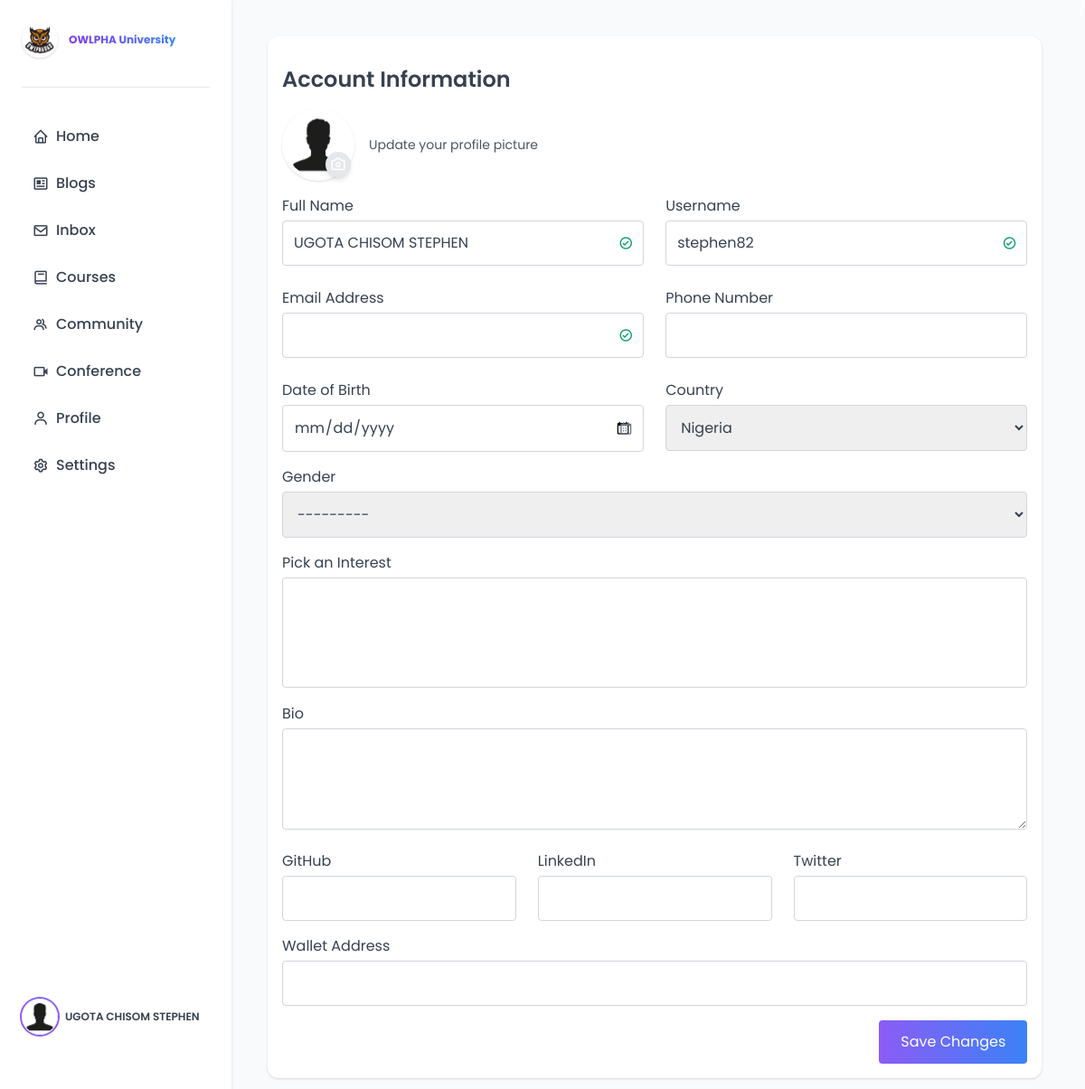
The app's page /account/user/settings/ (signed in), older data.
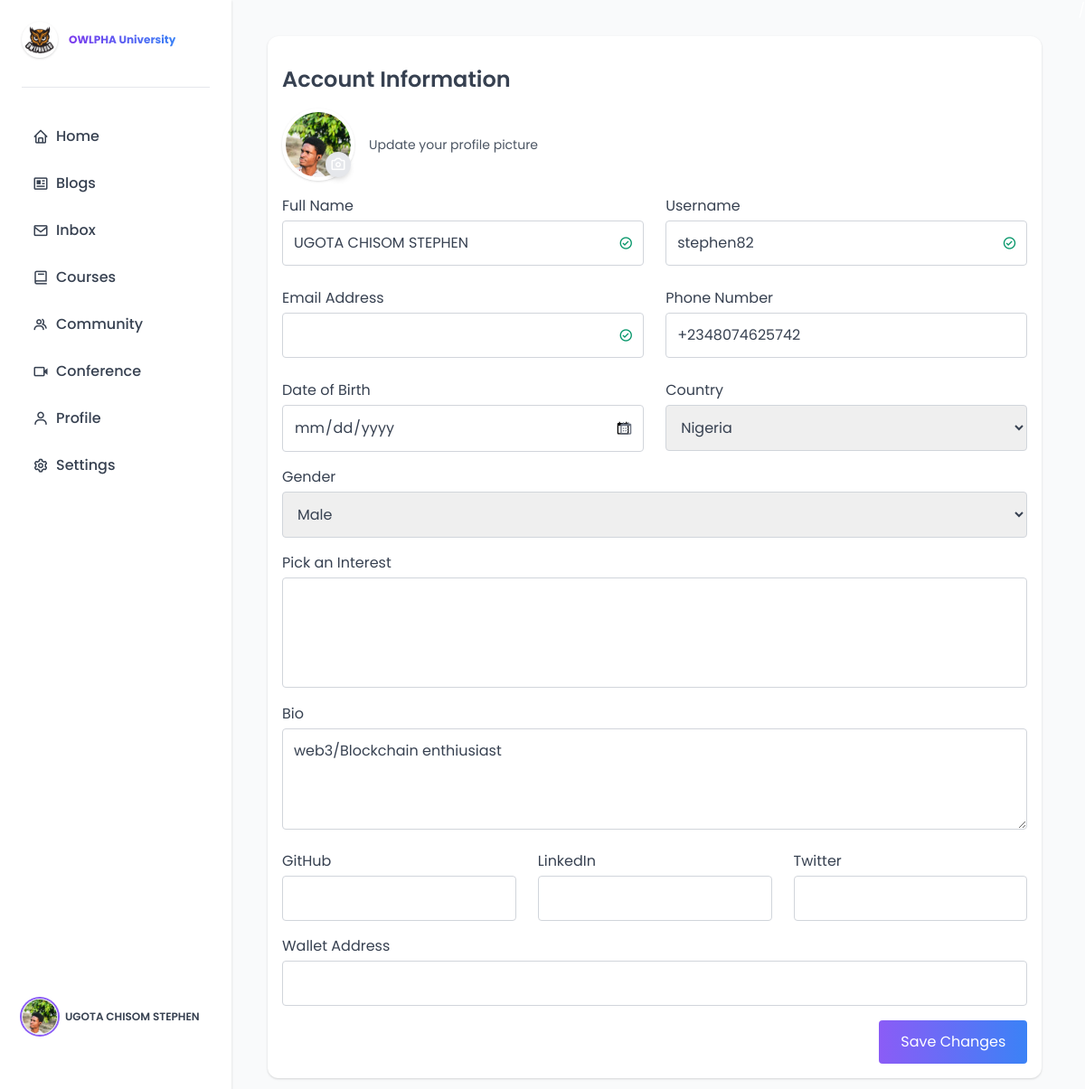
The same page, newer data.
### accounts/models.py (models this page shows, shortened)
class User(AbstractBaseUser, PermissionsMixin):  # Add PermissionsMixin here
    name = models.CharField(max_length=50, blank=False)
    username = models.CharField(max_length=50, unique=True, blank=False)
    email = models.EmailField(unique=True, blank=False)
    new_email = models.EmailField(blank=True, null=True, unique=True)
    country = CountryField(blank=False, blank_label='Select Country',)
    date_joined = models.DateTimeField(default=timezone.now)
    is_active = models.BooleanField(default=False)
    is_staff = models.BooleanField(default=False)
    is_superuser = models.BooleanField(default=False)
    is_verified = models.BooleanField(default=False)
    referral_code = models.CharField(max_length=10, blank=True, null=True)
    objects = UsersManager()
    USERNAME_FIELD = 'email'
    REQUIRED_FIELDS = ['name', 'username', 'country']
    class Meta:
        verbose_name_plural = 'My User'

class UserProfile(models.Model):
    user = models.OneToOneField(settings.AUTH_USER_MODEL, on_delete=models.CASCADE, related_name='profile')
    bio = models.TextField(blank=True, null=True)
    profile_image = models.ImageField(upload_to='profiles/', blank=True, null=True)
    phone_number = PhoneNumberField(blank=True, null=True, region='NG')
    gender = models.CharField(
        max_length=10,
        blank=True,
        choices=[
            ('male', 'Male'),
            ('female', 'Female'),
            ('other', 'Other')
        ]
    )
    date_of_birth = models.DateField(blank=True, null=True)
    interests = models.ManyToManyField(Interest, blank=True)
    github_link = models.URLField(blank=True, null=True)
    linkedin_link = models.URLField(blank=True, null=True)
    twitter_link = models.URLField(blank=True, null=True)
    discord_handle  = models.CharField(max_length=50, blank=True, null=True)
    learning_goals = models.TimeField(blank=True, null=True)
    current_courses = models.ManyToManyField(Course, related_name='active_learners', blank=True)
    completed_course = models.ManyToManyField(Course, related_name='graduates', blank=True)
    course_progress = models.JSONField(default=dict)
    xp_points = models.IntegerField(default=20)
    badges = models.ManyToManyField(Badge, blank=True)
    wallet_address = models.CharField(max_length=255, blank=True, null=True)
    referral_code = models.CharField(max_length=100, unique=True, blank=True, null=True)
    def get_absolute_url(self):
        return reverse(
            'user_profile_dashboard',
            kwargs={
                'username': self.user.username,
                'referral_code': self.referral_code,
                'date_joined': self.user.date_joined.strftime('%Y-%m-%d')
            }
        )
    ROLE_CHOICES = [
        ('student', 'Student'),
        ('instructor', 'Instructor'),
        ('admin', 'Admin'),
    ]
    role = models.CharField(max_length=20, choices=ROLE_CHOICES, default='student')

### accounts/views.py (the view)
# urls.py: path('account/user/settings/', views.profile_settings, name='profile_settings'),
@login_required
def profile_settings(request):
    user = request.user
    profile = request.user.profile
    if request.method == 'POST':
        user_form = UserFormEdit(request.POST, instance=user)
        profile_form = ProfileSettingsForm(request.POST, request.FILES, instance=profile)
        if user_form.is_valid() and profile_form.is_valid():
            user_form.save()
            profile_form.save()
            if user.new_email:
                sent = send_email_change_confirmation(request, user)
                if sent:
                    messages.success(request, f'A confirmation link was sent to {user.new_email}. Please verify it.')
            else:
                messages.success(request, 'Profile updated successfully!')
            return redirect( 'profile_settings')
    else:
        user_form = UserFormEdit(instance=user)
        profile_form = ProfileSettingsForm(instance=profile)
    context = {
        'user_form': user_form,
        'profile_form': profile_form,
        'profile': profile,
        'title': 'Account Settings | Owlpha University'
    }
    return render(request, 'pages/profile_setting.html', context)

### accounts/forms.py (shortened to what this page needs)
class UserFormEdit(forms.ModelForm):
    new_email = forms.EmailField(required=False)
    class Meta:
        model = User
        fields = ['name', 'username', 'country', 'new_email']
    def __init__(self, *args, **kwargs):
        super().__init__(*args, **kwargs)
        if self.instance and self.instance.pk:
            self.fields['new_email'].initial = self.instance.email

class ProfileSettingsForm(forms.ModelForm):
    class Meta:
        model = UserProfile
        fields = [
            'bio', 'profile_image', 'phone_number', 'gender', 'date_of_birth',
            'github_link', 'linkedin_link', 'twitter_link', 'learning_goals',
            'wallet_address', 'interests'
        ]
        widgets = {
            'date_of_birth': forms.DateInput(attrs={'type': 'date'}),
        }

### accounts/templates/pages/profile_setting.html (shortened to what this page needs)
{% load static %}
{% load widget_tweaks %}
<!DOCTYPE html>
<html lang="en">
  <head>
    <link rel = 'stylesheet' href='https://unpkg.com/boxicons@2.1.4/css/boxicons.min.css'>
    <link rel = 'stylesheet' href='https://cdn.jsdelivr.net/npm/bootstrap-icons@1.11.3/font/bootstrap-icons.min.css'>
    <link href="https://cdn.jsdelivr.net/npm/tailwindcss@2.2.19/dist/tailwind.min.css" rel="stylesheet">
    <link rel="stylesheet" href="{% static 'style.css' %}">
  </head>
  <body class="bg-gray-50 flex h-screen overflow-hidden">
    <aside class="w-64 bg-white shadow flex flex-col justify-between p-6">
      <div class="flex flex-col gap-8">
        <a href="/" class="flex items-center space-x-3">
          <img src="{% static 'favicon_io/android-chrome-192x192.png' %}" alt="OWLPHA Logo" class="h-10 w-10 rounded-full shadow" />
          <h2 class="text-xs font-bold bg-gradient-to-r from-purple-600 to-blue-500 text-transparent bg-clip-text drop-shadow">OWLPHA University</h2>
        </a>
        <hr class="border-gray-200"/>
        <nav class="flex flex-col gap-2">
          <a href="/" class="flex items-center gap-2 text-gray-700 hover:bg-indigo-50 hover:text-indigo-700 px-3 py-2 rounded-md transition">
            <i class='bx bx-home text-lg'></i>
            <span class="font-medium">Home</span>
          </a>
          <a href="#" class="flex items-center gap-2 text-gray-700 hover:bg-indigo-50 hover:text-indigo-700 px-3 py-2 rounded-md transition">
            <i class='bx bx-news text-lg'></i>
            <span class="font-medium">Blogs</span>
          </a>
          <a href="#" class="flex items-center gap-2 text-gray-700 hover:bg-indigo-50 hover:text-indigo-700 px-3 py-2 rounded-md transition">
            <i class='bx bx-envelope text-lg'></i>
            <span class="font-medium">Inbox</span>
          </a>
          <a href="#" class="flex items-center gap-2 text-gray-700 hover:bg-indigo-50 hover:text-indigo-700 px-3 py-2 rounded-md transition">
            <i class='bx bx-book text-lg'></i>
            <span class="font-medium">Courses</span>
          </a>
          <a href="#" class="flex items-center gap-2 text-gray-700 hover:bg-indigo-50 hover:text-indigo-700 px-3 py-2 rounded-md transition">
            <i class='bx bx-group text-lg'></i>
            <span class="font-medium">Community</span>
          </a>
          <a href="#" class="flex items-center gap-2 text-gray-700 hover:bg-indigo-50 hover:text-indigo-700 px-3 py-2 rounded-md transition">
            <i class='bx bx-video text-lg'></i>
            <span class="font-medium">Conference</span>
          </a>
          <a href="{{ profile.get_absolute_url }}" class="flex items-center gap-2 text-gray-700 hover:bg-indigo-50 hover:text-indigo-700 px-3 py-2 rounded-md transition">
            <i class='bx bx-user text-lg'></i>
            <span class="font-medium">Profile</span>
          </a>
          <a href="{% url 'profile_settings' %}" class="flex items-center gap-2 text-gray-700 hover:bg-indigo-50 hover:text-indigo-700 px-3 py-2 rounded-md transition">
            <i class='bx bx-cog text-lg'></i>
            <span class="font-medium">Settings</span>
          </a>
        </nav>
      </div>
      <div class="flex items-center py-8 text-gray-700 mb-8">
        {% if profile.profile_image %}
          <img src="{{ profile.profile_image.url }}" alt="Profile" class="w-10 h-10 rounded-full object-cover border ring-2 ring-purple-500 transition-transform duration-300 hover:scale-105">
        {% else %}
          <img src="{% static 'default_pro.jpg' %}" alt="Avatar" class="w-10 h-10 rounded-full object-cover border ring-2 ring-purple-500 transition-transform duration-300 hover:scale-105">
        {% endif %}
        <div>
          <p class="font-semibold text-xs ml-2">{{ user.name }}</p>
        </div>
      </div>
    </aside>
    <main class="flex-1 p-10 overflow-y-auto">
      <form method="POST" enctype="multipart/form-data" class="mx-auto bg-white p-4 rounded-xl shadow space-y-4">
        <h1 class="text-2xl text-gray-700 font-semibold mb-6">Account Information</h1>
        <div class="flex items-center gap-4">
          <div class="relative">
            {% if profile_form.instance.profile_image %}
              <img src="{{ profile_form.instance.profile_image.url }}" alt="Profile" class="w-20 h-20 rounded-full object-cover border-4 border-white shadow">
            {% else %}
              <img src="{% static 'default_pro.jpg' %}" alt="Profile" class="w-20 h-20 rounded-full object-cover border-4 border-white shadow">
            {% endif %}
            <label for="profile_image_input"
              class="absolute bottom-1 right-1 bg-gray-200 w-7 h-7 flex items-center justify-center rounded-full cursor-pointer hover:bg-gray-300 shadow-md transition">
              <i class="bx bx-camera text-lg"></i>
            </label>
          </div>
          <div>
            <p class="text-sm text-gray-600">Update your profile picture</p>
          </div>
        </div>
        <div class="grid grid-cols-1 md:grid-cols-2 gap-6">
          <div>
            <label class="block text-gray-700 mb-1">Full Name</label>
            <div class="relative">
              {{ user_form.name|add_class:"w-full border border-gray-300 p-3 rounded text-gray-700 outline-none" }}
              <i class="bx bx-check-circle absolute right-3 top-1/2 transform -translate-y-1/2 text-green-600"></i>
            </div>
          </div>
          <div>
            <label class="block text-gray-700 mb-1">Username</label>
            <div class="relative">
              {{ user_form.username|add_class:"w-full border border-gray-300 p-3 rounded text-gray-700 outline-none" }}
              <i class="bx bx-check-circle absolute right-3 top-1/2 transform -translate-y-1/2 text-green-600"></i>
            </div>
          </div>
          <div>
            <label class="block text-gray-700 mb-1">Email Address</label>
            <div class="relative">
              {{ user_form.new_email|add_class:"w-full border border-gray-300 p-3 rounded text-gray-700 outline-none" }}
              <i class="bx bx-check-circle absolute right-3 top-1/2 transform -translate-y-1/2 text-green-600"></i>
            </div>
          </div>
          <div>
            <label class="block text-gray-700 mb-1">Phone Number</label>
            {{ profile_form.phone_number|add_class:"w-full border border-gray-300 p-3 rounded text-gray-700 outline-none" }}
          </div>
          <div>
            <label class="block text-gray-700 mb-1">Date of Birth</label>
            <div class="relative">
              {{ profile_form.date_of_birth|add_class:"w-full border border-gray-300 p-3 rounded text-gray-700 outline-none" }}
              <i class="bx bx-calendar absolute right-3 top-1/2 transform -translate-y-1/2 text-gray-500"></i>
            </div>
          </div>
          <div>
            <label class="block text-gray-700 mb-1">Country</label>
            {{ user_form.country|add_class:"w-full border border-gray-300 p-3 rounded text-gray-700 outline-none" }}
          </div>
        </div>
          <div>
            <label class="block text-gray-700 mb-1">Gender</label>
            {{ profile_form.gender|add_class:"w-full border border-gray-300 p-3 rounded text-gray-700 outline-none" }}
          </div>
          <div>
            <label class="block text-gray-700 mb-1">Pick an Interest</label>
            {{ profile_form.interests|add_class:"w-full border border-gray-300 p-3 rounded text-gray-700 outline-none" }}
          </div>
        <div>
          <label class="block text-gray-700 mb-1">Bio</label>
          {{ profile_form.bio|add_class:"w-full border border-gray-300 p-3 rounded h-28 text-gray-700 outline-none" }}
        </div>
        <div class="grid grid-cols-1 md:grid-cols-3 gap-6">
          <div>
            <label class="block text-gray-700 mb-1">GitHub</label>
            {{ profile_form.github_link|add_class:"w-full border border-gray-300 p-3 rounded text-gray-700 outline-none" }}
          </div>
          <div>
            <label class="block text-gray-700 mb-1">LinkedIn</label>
            {{ profile_form.linkedin_link|add_class:"w-full border border-gray-300 p-3 rounded text-gray-700 outline-none" }}
          </div>
          <div>
            <label class="block text-gray-700 mb-1">Twitter</label>
            {{ profile_form.twitter_link|add_class:"w-full border border-gray-300 p-3 rounded text-gray-700 outline-none" }}
          </div>
        </div>
        <div>
          <label class="block text-gray-700 mb-1">Wallet Address</label>
          {{ profile_form.wallet_address|add_class:"w-full border border-gray-300 p-3 rounded text-gray-700 outline-none" }}
        </div>
        <div class="flex justify-end">
          <button type="submit" class="bg-gradient-to-r from-purple-500 to-blue-500 hover:from-purple-600 hover:to-blue-600 text-white px-6 py-3 rounded">
            Save Changes
          </button>
        </div>
      </form>
    </main>
  </body>
</html>/

### accounts/static/style.css (style rules this page uses)
html { scrollbar-width: none; }
body { overflow: -moz-scrollbars-none; overflow-y: scroll; font-family: 'Poppins', sans-serif; color: #fff; margin: 0; padding: 0; box-sizing: border-box; max-width: 100%; }

Row changes from the older to the newer data that the page shows:
changed UserProfile: profile_image: picture added; instance.profile_image: picture added; phone_number (not shown) → "+2348074625742"; gender "---------" → "Male"; bio (not shown) → "web3/Blockchain enthiusiast"
